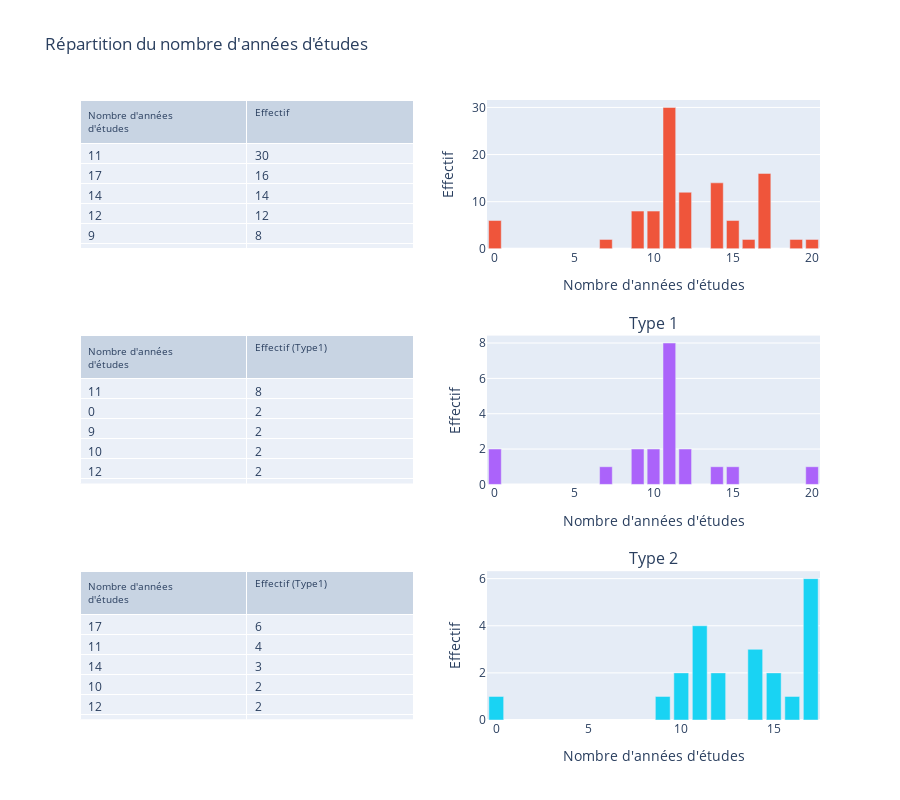

Notebook cell for this chart:
### Code cell
fig_study.add_trace(
    go.Table(
    header=dict(values=["Nombre d'années<br>d'études", "Effectif"],
                font=dict(size=10),
                align='left'),
    cells=dict(values=[study_df[k].tolist() for k in study_df.columns[0:]], align = "left"))
, row=1, col=1)

fig_study.add_trace(
    go.Bar(x=study_df["Nombre d'années d'études"], y=study_df["Effectif"])
, row=1, col=2)


fig_study.add_trace(
    go.Table(
    header=dict(values=["Nombre d'années<br>d'études", "Effectif (Type1)"],
                font=dict(size=10),
                align='left'),
    cells=dict(values=[study_df1[k].tolist() for k in study_df1.columns[0:]], align = "left"))
, row=2, col=1)

fig_study.add_trace(
    go.Bar(x=study_df1["Nombre d'années d'études"], y=study_df1["Effectif"])
, row=2, col=2)

fig_study.add_trace(
    go.Table(
    header=dict(values=["Nombre d'années<br>d'études", "Effectif (Type1)"],
                font=dict(size=10),
                align='left'),
    cells=dict(values=[study_df2[k].tolist() for k in study_df2.columns[0:]], align = "left"))
, row=3, col=1)

fig_study.add_trace(
    go.Bar(x=study_df2["Nombre d'années d'études"], y=study_df2["Effectif"])
, row=3, col=2)


fig_study.update_xaxes(title_text="Nombre d'années d'études", row=1, col=2)
fig_study.update_yaxes(title_text="Effectif", row=1, col=2)
fig_study.update_xaxes(title_text="Nombre d'années d'études", row=2, col=2)
fig_study.update_yaxes(title_text="Effectif", row=2, col=2)
fig_study.update_xaxes(title_text="Nombre d'années d'études", row=3, col=2)
fig_study.update_yaxes(title_text="Effectif", row=3, col=2)

fig_study.update_layout(
    height=800,
    showlegend=False,
    title_text="Répartition du nombre d'années d'études",
)

### Figure 1 — Plotly figure (JSON) as saved in the notebook; plotly's stock layout.template omitted (floating-point values rounded to 4 significant figures)
{"data": [{"cells": {"align": "left", "values": [[11, 17, 14, 12, 9, 10, 0, 15, 16, 20, 7, 19], [30, 16, 14, 12, 8, 8, 6, 6, 2, 2, 2, 2]]}, "domain": {"x": [0, 0.45], "y": [0.76, 1]}, "header": {"align": "left", "font": {"size": 10}, "values": ["Nombre d'années<br>d'études", "Effectif"]}, "type": "table"}, {"type": "bar", "x": [11, 17, 14, 12, 9, 10, 0, 15, 16, 20, 7, 19], "xaxis": "x", "y": [30, 16, 14, 12, 8, 8, 6, 6, 2, 2, 2, 2], "yaxis": "y"}, {"cells": {"align": "left", "values": [[11, 0, 9, 10, 12, 20, 7, 14, 15], [8, 2, 2, 2, 2, 1, 1, 1, 1]]}, "domain": {"x": [0, 0.45], "y": [0.38, 0.62]}, "header": {"align": "left", "font": {"size": 10}, "values": ["Nombre d'années<br>d'études", "Effectif (Type1)"]}, "type": "table"}, {"type": "bar", "x": [11, 0, 9, 10, 12, 20, 7, 14, 15], "xaxis": "x2", "y": [8, 2, 2, 2, 2, 1, 1, 1, 1], "yaxis": "y2"}, {"cells": {"align": "left", "values": [[17, 11, 14, 10, 12, 15, 16, 0, 9], [6, 4, 3, 2, 2, 2, 1, 1, 1]]}, "domain": {"x": [0, 0.45], "y": [0, 0.24]}, "header": {"align": "left", "font": {"size": 10}, "values": ["Nombre d'années<br>d'études", "Effectif (Type1)"]}, "type": "table"}, {"type": "bar", "x": [17, 11, 14, 10, 12, 15, 16, 0, 9], "xaxis": "x3", "y": [6, 4, 3, 2, 2, 2, 1, 1, 1], "yaxis": "y3"}], "layout": {"annotations": [{"font": {"size": 16}, "showarrow": false, "text": "Type 1", "x": 0.775, "xanchor": "center", "xref": "paper", "y": 0.62, "yanchor": "bottom", "yref": "paper"}, {"font": {"size": 16}, "showarrow": false, "text": "Type 2", "x": 0.775, "xanchor": "center", "xref": "paper", "y": 0.24, "yanchor": "bottom", "yref": "paper"}], "height": 800, "showlegend": false, "title": {"text": "Répartition du nombre d'années d'études"}, "xaxis": {"anchor": "y", "domain": [0.55, 1], "title": {"text": "Nombre d'années d'études"}}, "xaxis2": {"anchor": "y2", "domain": [0.55, 1], "title": {"text": "Nombre d'années d'études"}}, "xaxis3": {"anchor": "y3", "domain": [0.55, 1], "title": {"text": "Nombre d'années d'études"}}, "yaxis": {"anchor": "x", "domain": [0.76, 1], "title": {"text": "Effectif"}}, "yaxis2": {"anchor": "x2", "domain": [0.38, 0.62], "title": {"text": "Effectif"}}, "yaxis3": {"anchor": "x3", "domain": [0, 0.24], "title": {"text": "Effectif"}}}}
